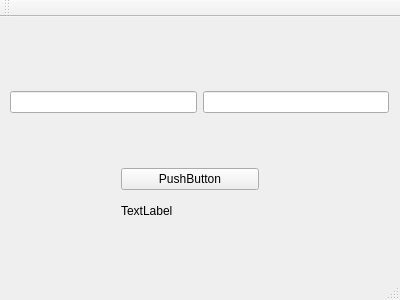
<?xml version="1.0" encoding="UTF-8"?>
<ui version="4.0">
 <class>MainWindow</class>
 <widget class="QMainWindow" name="MainWindow">
  <property name="geometry">
   <rect>
    <x>0</x>
    <y>0</y>
    <width>400</width>
    <height>300</height>
   </rect>
  </property>
  <property name="windowTitle">
   <string>MainWindow</string>
  </property>
  <widget class="QWidget" name="centralWidget">
   <widget class="QWidget" name="horizontalLayoutWidget">
    <property name="geometry">
     <rect>
      <x>-1</x>
      <y>30</y>
      <width>401</width>
      <height>111</height>
     </rect>
    </property>
    <layout class="QHBoxLayout" name="horizontalLayout">
     <item>
      <widget class="QLineEdit" name="lineEdit_2"/>
     </item>
     <item>
      <widget class="QLineEdit" name="lineEdit"/>
     </item>
    </layout>
   </widget>
   <widget class="QWidget" name="verticalLayoutWidget">
    <property name="geometry">
     <rect>
      <x>110</x>
      <y>140</y>
      <width>160</width>
      <height>80</height>
     </rect>
    </property>
    <layout class="QVBoxLayout" name="verticalLayout">
     <item>
      <widget class="QPushButton" name="pushButton">
       <property name="text">
        <string>PushButton</string>
       </property>
      </widget>
     </item>
     <item>
      <widget class="QLabel" name="label">
       <property name="text">
        <string>TextLabel</string>
       </property>
      </widget>
     </item>
    </layout>
   </widget>
  </widget>
  <widget class="QMenuBar" name="menuBar">
   <property name="geometry">
    <rect>
     <x>0</x>
     <y>0</y>
     <width>400</width>
     <height>21</height>
    </rect>
   </property>
  </widget>
  <widget class="QToolBar" name="mainToolBar">
   <attribute name="toolBarArea">
    <enum>TopToolBarArea</enum>
   </attribute>
   <attribute name="toolBarBreak">
    <bool>false</bool>
   </attribute>
  </widget>
  <widget class="QStatusBar" name="statusBar"/>
 </widget>
 <layoutdefault spacing="6" margin="11"/>
 <resources/>
 <connections/>
</ui>
